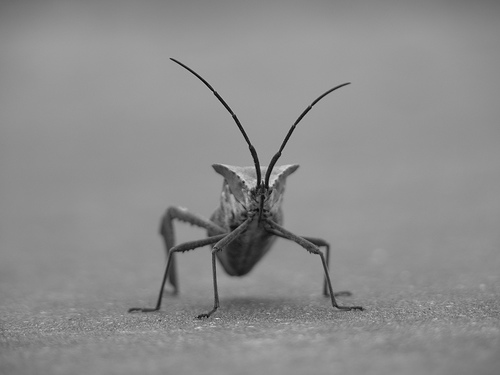
#> input picture Matplotlib_Tutorial/Image_Tutorial/stinkbug.png, 500 x 375 px
$ python Image_Tutorial.py
#> lines starting #> are read from the running program, lines starting #| are printed output that depends on the picture
# Here we use Matplotlib's imperative-style plotting interface, pyplot.

import matplotlib.pyplot as plt
import matplotlib.image as mpimg
from PIL import Image

# ---Importing image data into Numpy arrays---
img = mpimg.imread('stinkbug.png')
#> img is the input picture: shape (375, 500, 3) float32; min 0, max 0.851, mean 0.551
print(img)
#> (printed output is left out)
print(type(img))
#| <class 'numpy.ndarray'>
print(img.shape, img.size)
#| (375, 500, 3) 562500
print(img.dtype, img.itemsize)
#| float32 4

# ---Rendering numpy arrays as images---
imgplot = plt.imshow(img)  # Return an AxesImage object
# plt.show()

# ---Applying pseudocolor schemes to image plots.---
# Pseudocolor is only relevant to single-channel, grayscale, luminosity images.
lum_img = img[:, :, 0]  # Slicing first channel of the img array
# plt.imshow(lum_img)  # A luminosity (2D, no color) image with viridis colormap
plt.imshow(lum_img, cmap="hot")
# plt.colorbar()
# plt.show()

imgplot = plt.imshow(lum_img)  # Return an AxesImage object (Object-oriented interface)
imgplot.set_cmap('nipy_spectral')
# plt.colorbar()
# plt.show()

# ---Array Interpolation schemes---
im = Image.open('stinkbug.png')
im.thumbnail((64, 64))  # resizes image in-place
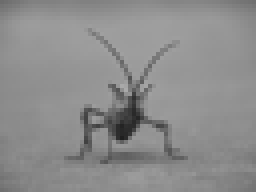
#> im: PIL image 64x48 RGB (shown 4 times larger); min 31, max 169, mean 140.4
plt.imshow(im)  # Data gets blown up to the size on the screen after shrinking the image
plt.show()
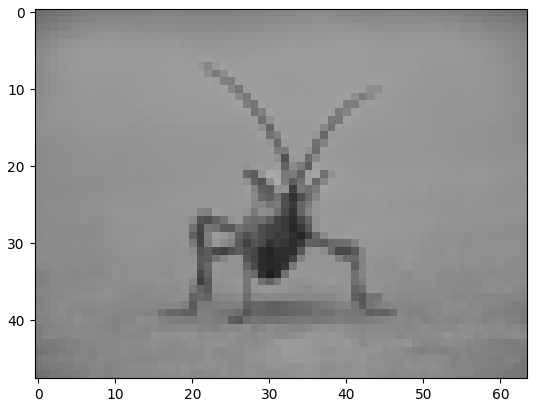
#> figure drawn by matplotlib, 1 panel

plt.imshow(im, interpolation="nearest")
plt.imshow(im, interpolation="bicubic")  # Override the previous state of the imported plt object
# Bicubic interpolation is often used when blowing up photos - people tend to prefer blurry over pixelated.
plt.show()
